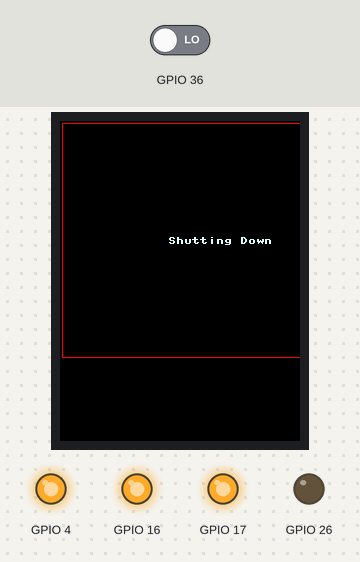
The program below on a simulated ESP32 board running MicroPython. Shown: 240×320 colour display, output pins drawn as LEDs (lit = HIGH). The inputs (shaded band) are chosen by the test bench; at power-on: GPIO 36 LOW. Library files of the repository ran but are not shown: cydr.py; pins used as bus, display or sensor lines are not drawn; what the program prints to the serial console is not drawn.

Above: at 30.6 s.
At 32.57 s:
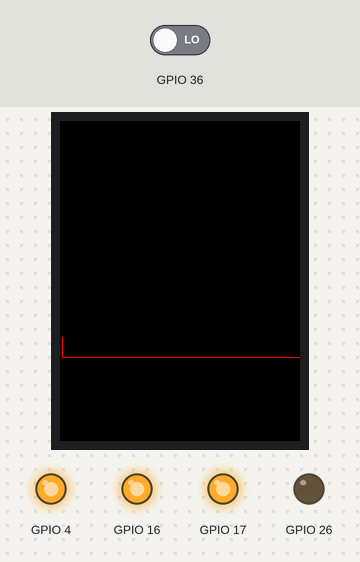
Timing chart, 0 to 34.1 s (numbered marks = the images above):
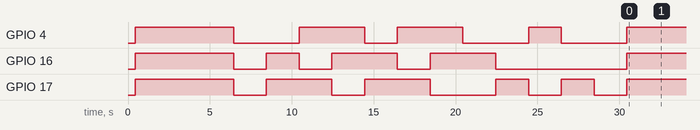

Measured:
- by itself, GPIO 4: LOW → HIGH at 0.45 s, → LOW 6.0 s later, → HIGH 4.0 s later, → LOW 4.0 s later, … (9 changes in this stretch)
- by itself, GPIO 16: LOW → HIGH at 0.45 s, → LOW 6.0 s later, → HIGH 2.0 s later, → LOW 2.0 s later, … (9 changes in this stretch)
- by itself, GPIO 17: LOW → HIGH at 0.45 s, → LOW 6.0 s later, → HIGH 2.0 s later, → LOW 4.0 s later, … (11 changes in this stretch)
- what the display in image 0 shows lasts 2.1 s, from 30.5 s to 32.6 s

The program:

CYD_RGB1.py
```python
# ===================================================
# CYD RGB TEST 1
# ---------------------------------------------------
# Written by Greg Walters
# August 30, 2024
# ===================================================

from cydr import CYD
import time

def init():
    cyd = CYD(rgb_pmw=False, speaker_gain=512,
          display_width=240, display_height=320,
          wifi_ssid = None, wifi_password = None)

def demo():
    cyd = CYD(rgb_pmw=False, speaker_gain=512,
          display_width=320, display_height=240,
          wifi_ssid = None, wifi_password = None)
    print("Greg's CYD RGB Demo")
    time.sleep(2)
    print("ASSUMING rgb_pwm = False")
    print("RGB OFF")
    cyd.rgb((0,0,0))
    time.sleep(4)
    print("RGB WHITE")
    cyd.rgb((1,1,1))
    time.sleep(2)
    print("RGB RED")
    cyd.rgb((1,0,0))
    time.sleep(2)
    print("RGB GREEN")
    cyd.rgb((0,1,0))
    time.sleep(2)
    print("RGB BLUE")
    cyd.rgb((0,0,1))
    time.sleep(2)
    print("PWM Mode")
    cyd.rgb_pwm=True
    print("RGB RED")
    cyd.rgb((255,0,0))
    time.sleep(2)
    print("RGB GREEN")
    cyd.rgb((0,255,0))
    time.sleep(2)
    print("RGB BLUE")

    cyd.rgb((0,0,255))
    time.sleep(2)
    #time.sleep(2)
    colors = {"pink": (255, 0, 255), "yellow": (255,255,0), "skyblue": (0, 255, 255)
          , "orange": (230, 138 , 0), "white": (255, 255 , 255)}
    for key,color in colors.items():

        print(f"Displaying Color:: {key}")
        red,green,blue=color
        cyd.rgb(color)
        time.sleep(2)


    print("Turning off RGB LED - PWM Mode")
    cyd.rgb((0,0,0))
    print("Shuting Down")
    cyd.shutdown()


demo()
```
